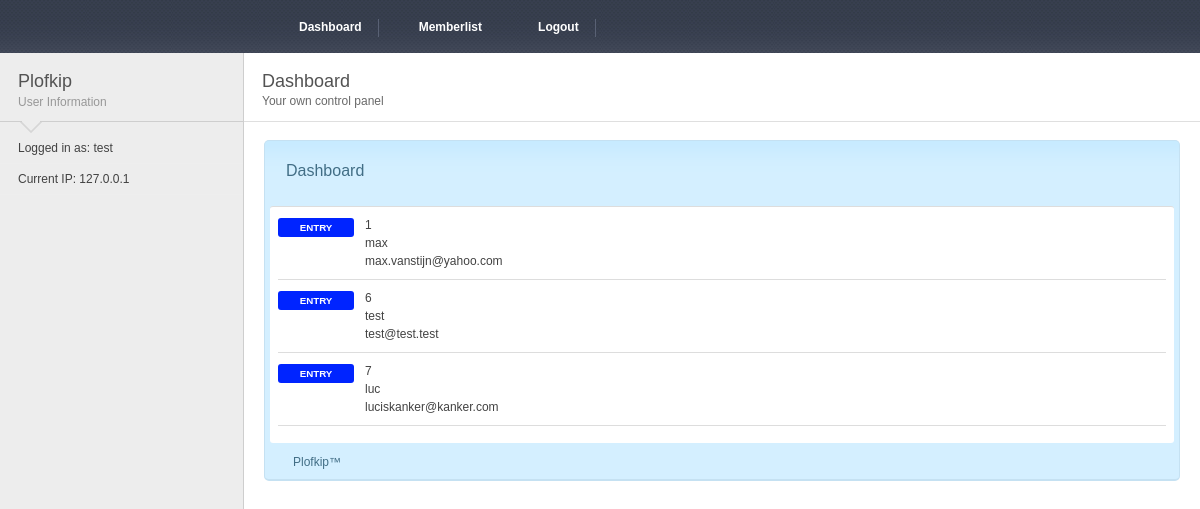
Page /memberlist.php (signed in) on the committed database.
### tables this page shows
CREATE TABLE IF NOT EXISTS `users` (
`id` int(11) NOT NULL,
  `acc_level` int(4) NOT NULL DEFAULT '1',
  `acc_email` varchar(255) NOT NULL,
  `acc_username` varchar(12) NOT NULL,
  `acc_password` char(64) NOT NULL,
  `acc_score` int(200) DEFAULT NULL,
  `acc_age` int(2) NOT NULL,
  `acc_adres` varchar(255) NOT NULL,
  `edit` timestamp NOT NULL DEFAULT CURRENT_TIMESTAMP ON UPDATE CURRENT_TIMESTAMP
);

### memberlist.php (the view, shortened to what this page needs)
<?php
    require("config.php");
?>
<!DOCTYPE html>
<html>
<head>
    <link rel="stylesheet" type="text/css" href="css/dashboard.css" />
</head>
<?php
$acc_username = $_SESSION['acc_username'];
function get_client_ip() {
    $ipaddress = '';
    if ($_SERVER['HTTP_CLIENT_IP'])
        $ipaddress = $_SERVER['HTTP_CLIENT_IP'];
    else if($_SERVER['HTTP_X_FORWARDED_FOR'])
        $ipaddress = $_SERVER['HTTP_X_FORWARDED_FOR'];
    else if($_SERVER['HTTP_X_FORWARDED'])
        $ipaddress = $_SERVER['HTTP_X_FORWARDED'];
    else if($_SERVER['HTTP_FORWARDED_FOR'])
        $ipaddress = $_SERVER['HTTP_FORWARDED_FOR'];
    else if($_SERVER['HTTP_FORWARDED'])
        $ipaddress = $_SERVER['HTTP_FORWARDED'];
    else if($_SERVER['REMOTE_ADDR'])
        $ipaddress = $_SERVER['REMOTE_ADDR'];
    else
        $ipaddress = 'UNKNOWN';
    return $ipaddress;
}
$sql = 'SELECT id, acc_username, acc_email FROM users';
$stmt = $db->prepare($sql);
$stmt->execute();
$rows = $stmt->fetchAll();
?>
<body>
<div class="container">
    <div id="header">
        <nav class="nav">
            <ul>
                <li class="dashboard"><a href="admincp.php">Dashboard</a></li>
                <li class="settings active"><a>Memberlist</a></li>
                <li class="issues"><a href="logout.php">Logout</a></li>
            </ul>
        </nav>
    </div>
    <div id="main">
        <div id="sidebar">
            <div class="inside">
                <h2>Plofkip <span>User Information</span></h2>
                <ul>
                    <li>
                        Logged in as: <?php echo $acc_username; ?>
                    </li>
                    <li>
                        Current IP: <?php echo get_client_ip(); ?>
                    </li>
                </ul>
            </div>
        </div>
    </div>
    <div id="content">
        <div class="inside">
            <h3>Dashboard<span>Your own control panel</span></h3>
            <div class="pad">
                <div class="blue-box">
                    <div class="inside-pad">
                        <h4>Dashboard</h4>
                        <ul class="activity">
                            <?php foreach($rows as $row): ?>
                            <li>
                                <div class="tag">
                                    <label class="label chill">ENTRY</label>
                                </div>
                                <div class="data">
                                    <p><?php echo $row['id']; ?></p>
									<p><?php echo $row['acc_username']; ?></p>
									<p><?php echo $row['acc_email']; ?></p>
                                </div>
                            </li>
                            <?php endforeach; ?>
                        </ul>
                        <a href="#" class="view">Plofkip&trade;</a>
                    </div>
                </div>
            </div>
        </div>
    </div>
</body>
</html>

### css/dashboard.css (style rules this page uses)
﻿html, body, div, span, applet, object, iframe,h1, h2, h3, h4, h5, h6, p, blockquote, pre,a, abbr, acronym, address, big, cite, code,del, dfn, em, font, img, ins, kbd, q, s, samp,small, strike, strong, sub, sup, tt, var,dl, dt, dd, ol, ul, li,fieldset, form, label, legend,table, caption, tbody, tfoot, thead, tr, th, td { margin: 0;padding: 0;border: 0;outline: 0;font-weight: inherit;font-size: 100%;font-family: inherit;vertical-align: baseline; }
body { line-height: 1;color: black;background: white; }
ol, ul { list-style: none; }
body { font: normal 12px Helvetica, "Lucida Grande", Arial, sans-serif; color: #424242; background: url('../images/layout/bg.jpg') repeat-y #fff; height: 100%; }
a { color: #43a2d9; text-decoration: none; font-weight: bold; }
h3 { font-size: 18px; color: #535353; padding: 18px 18px 13px 18px; border-bottom: 1px solid #dfdfdf; margin-bottom: 18px; }
h3 span { font-size: 12px; font-weight: normal; display: block; margin-top: 2px; color: #696969; }
h4 { font-size: 18px; font-weight: normal; color: #424242; margin-bottom: 10px; }
.label { padding: 4px 4px 4px; font-size: 9.75px; font-weight: bold; color: #ffffff; text-transform: uppercase; white-space: nowrap; background-color: #bfbfbf; -webkit-border-radius: 3px; -moz-border-radius: 3px; border-radius: 3px; }
.label.chill { background-color: #0024ff; }
#header { width: 100%; height: 53px; background: url('../images/layout/header-bg.jpg'); position: relative; z-index: 1; }
#header a { color: #fff; font-weight: bold; text-decoration: none; }
#header .nav { position: absolute; left: 259px; top: 19px; }
#header .nav li { float: left; margin-left: 16px; padding-right: 16px; border-right: 1px solid #596174; }
#header .nav li a { display: block; padding-left: 24px; min-height: 17px; padding-top: 1px; }
#header .nav li.dashboard a { background: url('../images/layout/icon-dashboard_inactive.png') no-repeat 0 1px; }
#header .nav li.issues a { background: url('../images/layout/icon-issues_inactive.png') no-repeat 0 0; }
#header .nav li.settings a { background: url('../images/layout/icon-settings_inactive.png') no-repeat 0 0; }
#header .nav li.settings.active a { background: url('../images/layout/icon-settings.png') no-repeat 0 0; }
#header .nav li.settings { border: 0; }
#sidebar { width: 243px; height: 100%; float: left; background: #ededed; border-right: 1px solid #cecece; position: absolute; top: 0; left: 0; z-index: 0; }
#sidebar .inside { padding-top: 53px; }
#sidebar h2 { font-size: 18px; color: #535353; background: url('../images/layout/h2-bg.png') no-repeat bottom left; padding: 18px 18px 24px; }
#sidebar h2 span { color: #989898; font-size: 12px; display: block; margin-top: 3px; }
#sidebar ul { margin-bottom: 20px; }
#sidebar ul li { padding: 8px 18px; border-bottom: 1px solid #eee; }
#content { width: 100%; z-index: 0; }
#content .inside { padding: 0 0 0 244px; }
#content .pad { padding: 0 20px; }
.blue-box { background: url('../images/layout/blue-bg.png') #d4efff repeat-x; border: 1px solid #c5e1f2; border-bottom: 2px solid #c5e1f2; border-radius: 5px; margin-bottom: 25px; padding-bottom: 5px; }
.blue-box .inside-pad { padding: 5px; }
.blue-box h4 { font-size: 16px; color: #426e86; padding: 16px; }
.blue-box .activity { background: #ffffff; border-top: 1px solid #dddddd; border-radius: 3px; padding: 0 8px 17px; margin-bottom: 12px; }
.blue-box .activity li { padding: 9px 0; border-bottom: 1px solid #dddddd }
.blue-box .activity li .label { float: left; margin-top: 2px; width: 68px; text-align: center; }
.blue-box .activity li .data { margin-left: 87px; line-height: 18px; }
.blue-box .view { color: #426e86; font-weight: normal; min-height: 11px; padding-left: 15px; background: url('../images/layout/icon-arrow.png') no-repeat; margin-left: 8px; }

### rows in the picture
users: id "1", acc_username "max", acc_email "max.vanstijn@yahoo.com"
users: id "6", acc_username "test", acc_email "test@test.test"
users: id "7", acc_username "luc", acc_email "luciskanker@kanker.com"

### other values in the picture
$acc_username "test"
get_client_ip() "127.0.0.1"
